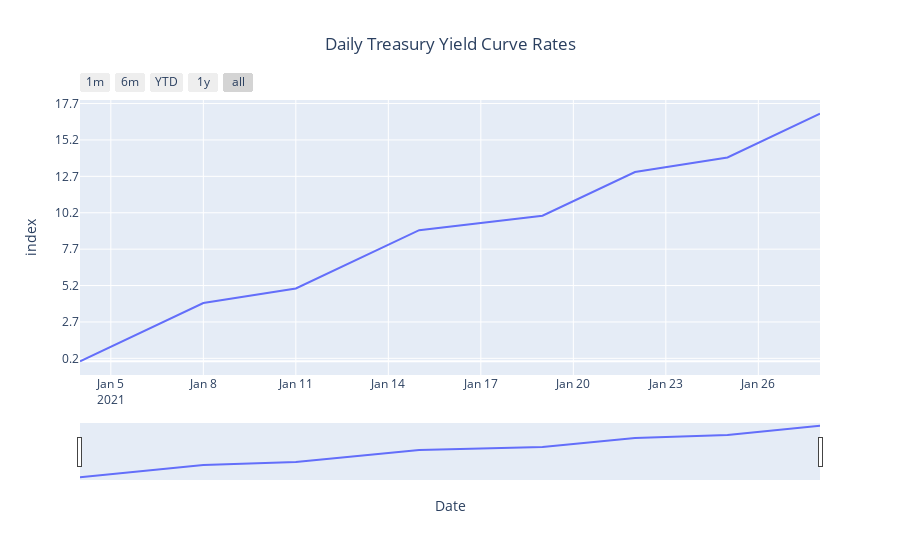

The code cell stored with this chart in its notebook:
### Code cell
daily_treasure.columns
y_columns= ['1 mo', '2 mo', '3 mo', '6 mo', '1 yr', '2 yr', '3 yr', '5 yr',
       '7 yr', '10 yr', '20 yr', '30 yr']

fig = px.line(daily_treasure, x='Date', title='Daily Treasury Yield Curve Rates')
fig.update_layout(title_x=0.5, yaxis=dict(tick0 = 0.2, dtick = 2.5))

#crete custom buttons which show only one valiable at the time 
#make sure there is no variables on the side
#converst value to 0.00%
 
fig.update_xaxes(
    rangeslider_visible=True,
    rangeselector=dict(
        buttons=list([
            dict(count=1, label="1m", step="month", stepmode="backward"),
            dict(count=6, label="6m", step="month", stepmode="backward"),
            dict(count=1, label="YTD", step="year", stepmode="todate"),
            dict(count=1, label="1y", step="year", stepmode="backward"),
            dict(step="all")
        ])
    )
)
fig.show()

### Figure 1 — Plotly figure (JSON) as saved in the notebook; plotly's stock layout.template omitted (floating-point values rounded to 4 significant figures)
{"data": [{"hovertemplate": "Date=%{x}<br>index=%{y}<extra></extra>", "legendgroup": "", "line": {"color": "#636efa", "dash": "solid"}, "mode": "lines", "name": "", "orientation": "h", "showlegend": false, "type": "scatter", "x": ["2021-01-04", "2021-01-05", "2021-01-06", "2021-01-07", "2021-01-08", "2021-01-11", "2021-01-12", "2021-01-13", "2021-01-14", "2021-01-15", "2021-01-19", "2021-01-20", "2021-01-21", "2021-01-22", "2021-01-25", "2021-01-26", "2021-01-27", "2021-01-28"], "xaxis": "x", "y": [0, 1, 2, 3, 4, 5, 6, 7, 8, 9, 10, 11, 12, 13, 14, 15, 16, 17], "yaxis": "y"}], "layout": {"legend": {"tracegroupgap": 0}, "title": {"text": "Daily Treasury Yield Curve Rates", "x": 0.5}, "xaxis": {"anchor": "y", "domain": [0, 1], "rangeselector": {"buttons": [{"count": 1, "label": "1m", "step": "month", "stepmode": "backward"}, {"count": 6, "label": "6m", "step": "month", "stepmode": "backward"}, {"count": 1, "label": "YTD", "step": "year", "stepmode": "todate"}, {"count": 1, "label": "1y", "step": "year", "stepmode": "backward"}, {"step": "all"}]}, "rangeslider": {"visible": true}, "title": {"text": "Date"}}, "yaxis": {"anchor": "x", "domain": [0, 1], "dtick": 2.5, "tick0": 0.2, "title": {"text": "index"}}}}
